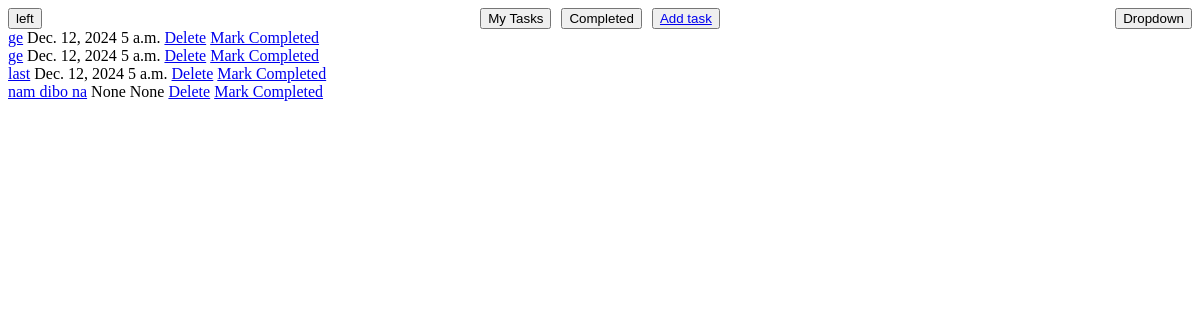
The app's page / (signed in), older data.
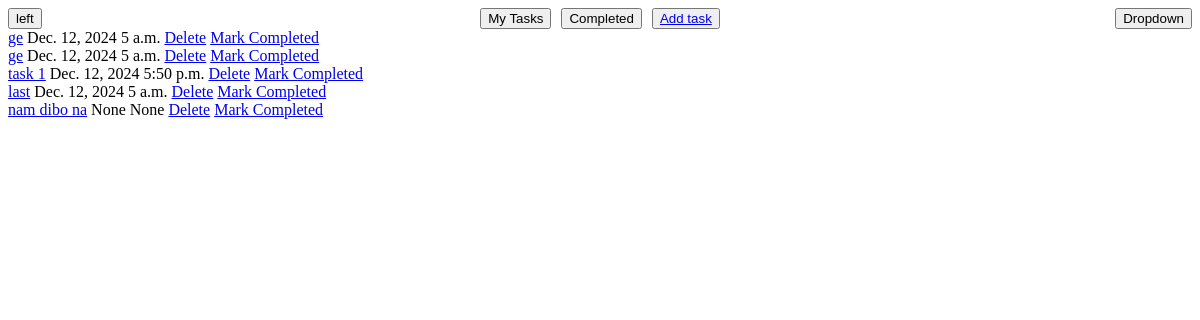
The same page, newer data.
### Task/models.py (models this page shows)
class Task(models.Model):
    user=models.ForeignKey(User,on_delete=models.CASCADE)
    name=models.CharField(max_length=250)
    deadline=models.DateField(null=True,blank=True)
    time=models.TimeField(null=True,blank=True)
    completed=models.BooleanField(default=False)
    def __str__(self):
        return self.name

### Task/views.py (the view)
# urls.py: path('',views.home,name="home"),
def home(request):
    if request.user.is_authenticated:
        tasks=Task.objects.filter(user=request.user)
    else:
        tasks=None
    return render(request,"ToDo/home.html",{"tasks":tasks})

### templates/ToDo/home.html (shortened to what this page needs)
<html lang="en">
{% load static %}
<head>
    <link rel="stylesheet" href="{% static 'home.css' %}">
</head>
<body>
    <nav>
        <div id="navleft">
            <button>left</button>
        </div>
        <div id="navmid">
            <button id="mytasks" onclick="mytasks()">My Tasks</button>
            <button id="completed" onclick="completedtasks()">Completed</button>
            <button><a href="{% url 'Task:addtask' %}">Add task</a></button>
        </div>
        <div id="navright">
            <div id="dropdown">
                <button id="profile">Dropdown</button>
            </div>
        </div>
    </nav>
    <main id="main">
        <div id="tasks">
            {% if user.is_authenticated%}
                {% for task in tasks%}
                    {% if task.completed == False%} <a href="/update/{{task.id}}">{{task}}</a> {{task.deadline}} {{task.time}} <a href="/delete/{{task.id}}">Delete</a> <a href="/completed/{{task.id}}">Mark Completed</a> <br>
                    {%endif%}
                {%endfor%}
            {%endif%}
        </div>
    </main>
</body>
</html>

Row changes from the older to the newer data that the page shows:
now on this page (row edited): Task: name "task 1", deadline "Dec. 12, 2024", time "5:50 p.m."
